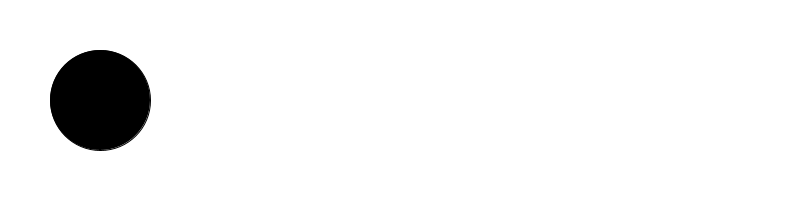
Frame 1 (no input)
Frame 60 (the mouse pressed at the canvas centre just before this capture): identical to frame 1, image omitted
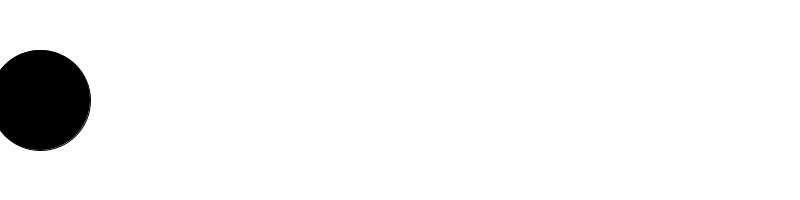
Frame 120 (the mouse held since frame 60 and released just before this capture)

The Processing sketch that drew these frames (run headless with seeded random() and noise(); from frame 60 on, the mouse is pressed at the canvas centre):

// Processing sketch: Dotrace
// ── Dotrace.pde
int x = 100;
void setup(){
size(800,200);
}
void draw(){
background(255,255,255);
fill(0,0,0);
ellipse(x,100,100,100);
if(mousePressed){
x+=40;
}
if(x>=800){
x=0;
}

}
